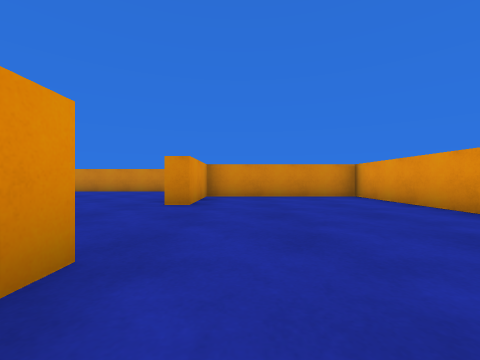
View 1 (above)

15 first-person views from a walk through a scene from a Unity 3-D project. The camera is 0.5 m above the floor, looks level and sees 90° across. The floor is counted in squares, 1 m on a side. Each view is taken from the middle of a square. On the plan, view 1 faces up. The plan holds only what a view shows up to about 9 squares ahead; the rest is blank. The player is left out.

View 2
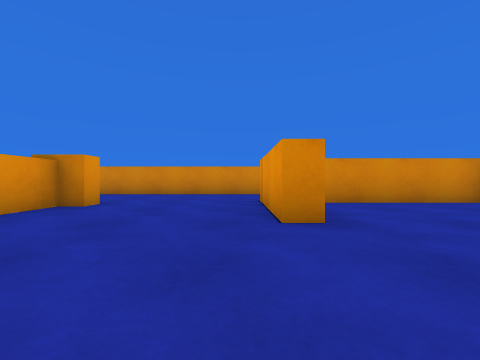

View 3
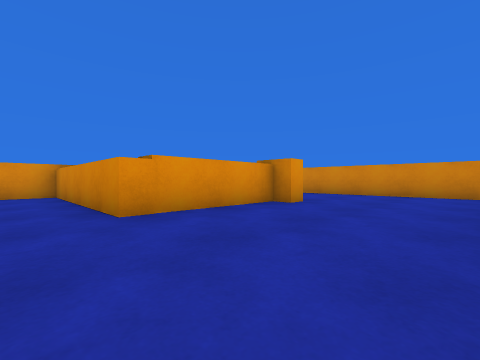

View 4
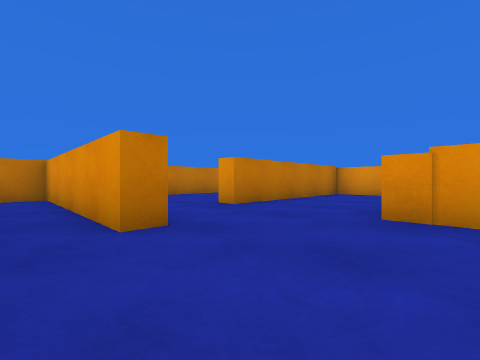

View 5
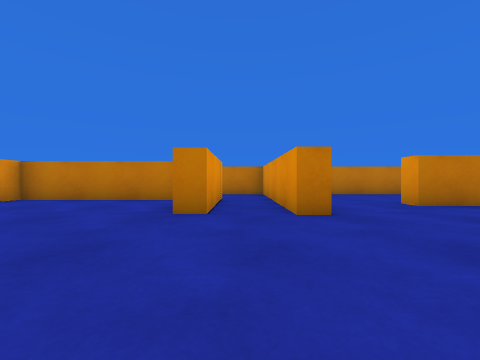

View 6
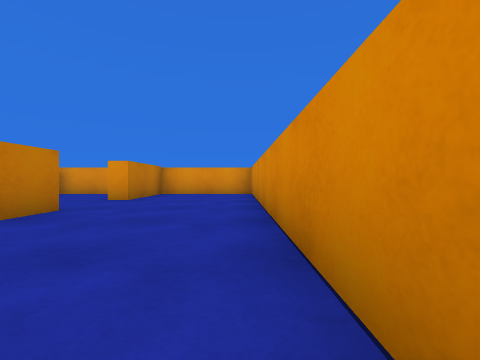

View 7
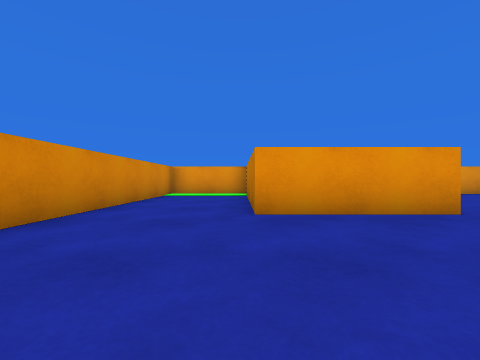

View 8
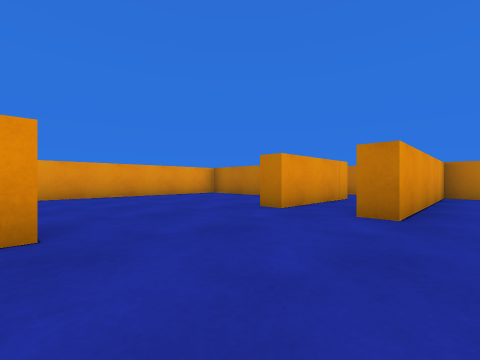

View 9
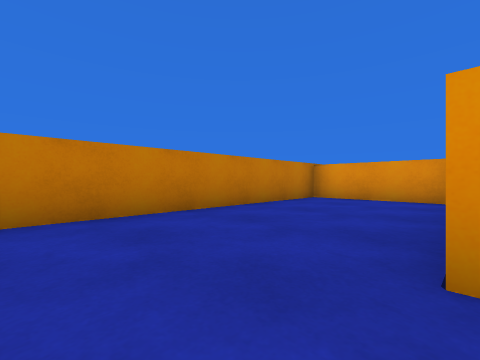

View 10
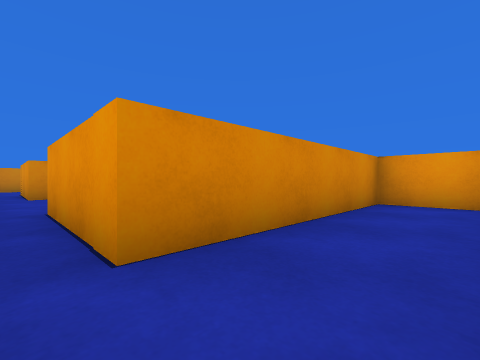

View 11
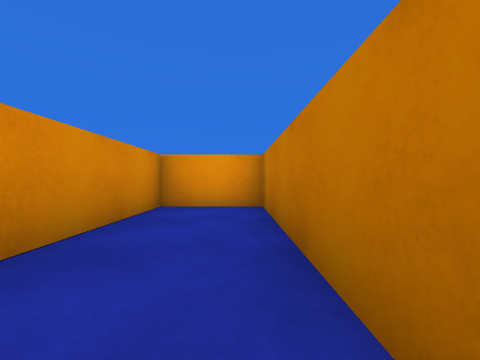

View 12
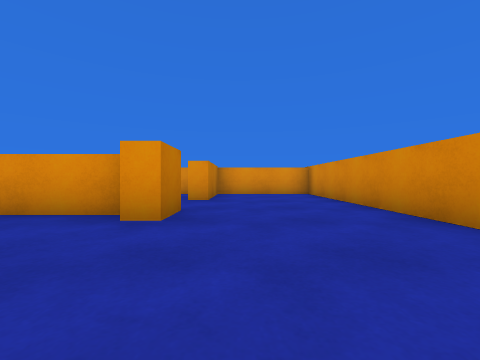

View 13
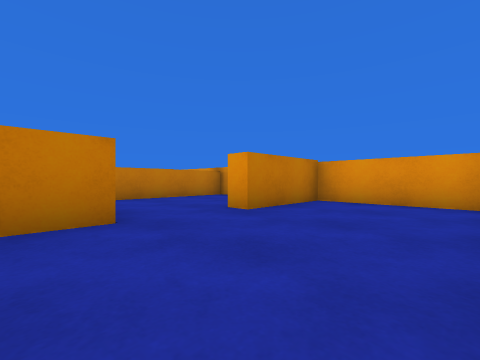

View 14
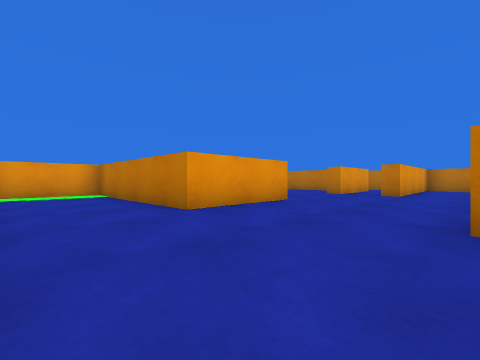

View 15
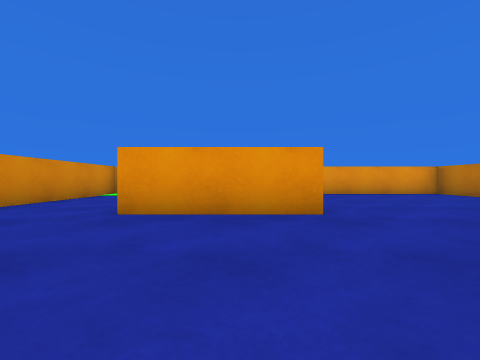

### Floor plan
Points are (right, up) in squares from view 1. A wall is a line through its corners. A room is listed if a view was taken in it or the views show most of it. See-through windows are left out.
Room 1 (views 1, 2, 3, 4, 5, 6, 7, 8, 9, 12, 13, 14, 15)
walls: (-6, 7) (-4.9, 7) (-4.9, 6.5) (-5.4, 6.5) (-5.4, 3.1) (-10.5, 3.1) (-10.5, 0.4) (-5.4, 0.4) (-5.4, -0.1); (-3.3, -0.4) (-3.3, 1.6) (-2.8, 1.6) (-2.8, -1.4); (-0.4, -1) (3.5, -1) (3.5, 7.3) (-1, 7.3) (-1, 4.8) (-1.5, 4.8) (-1.5, 7.8) (3.5, 7.8) (3.5, 10.4) (-10.5, 10.4) (-10.5, 7.2) (-8, 7.2) (-8, 6.6); (-1.5, -1.5) (-1.5, 1.6) (-1, 1.6) (-1, 1)
ways out: opening at (-2, -2) to room 2; opening at (-4.5, 0) to room 3; opening at (-7, 7) to room 4
Room 2 (views 10, 11)
walls: (-2.8, -1.4) (-2.8, -3.4) (3.5, -3.4) (3.5, -1.5) (-1.5, -1.5)
ways out: opening at (-2, -2) to room 1
Room 3 (no view inside)
walls: (-10.5, -0.5) (-10.5, -3.4) (-3.3, -3.4) (-3.3, -0.4)
ways out: opening at (-4.5, 0) to room 1
Room 4 (no view inside)
walls: (-10.5, 6.2) (-10.5, 3.6) (-7, 3.6)
ways out: opening at (-7, 7) to room 1

Positions as (right, up) in squares from view 1, and headings:
1: (0, 0), facing up
2: (-2, 2), facing up
3: (-2, 2), facing up-left
4: (-2, 4), facing down-left
5: (-2, 5), facing down
6: (-2, 10), facing left
7: (-5, 8), facing right
8: (-4, 5), facing down-right
9: (-4, 0), facing down-left
10: (-2, -3), facing up-right
11: (-1, -3), facing right
12: (-2, 8), facing left
13: (-5, 10), facing down-left
14: (-5, 10), facing down-right
15: (-5, 6), facing right
